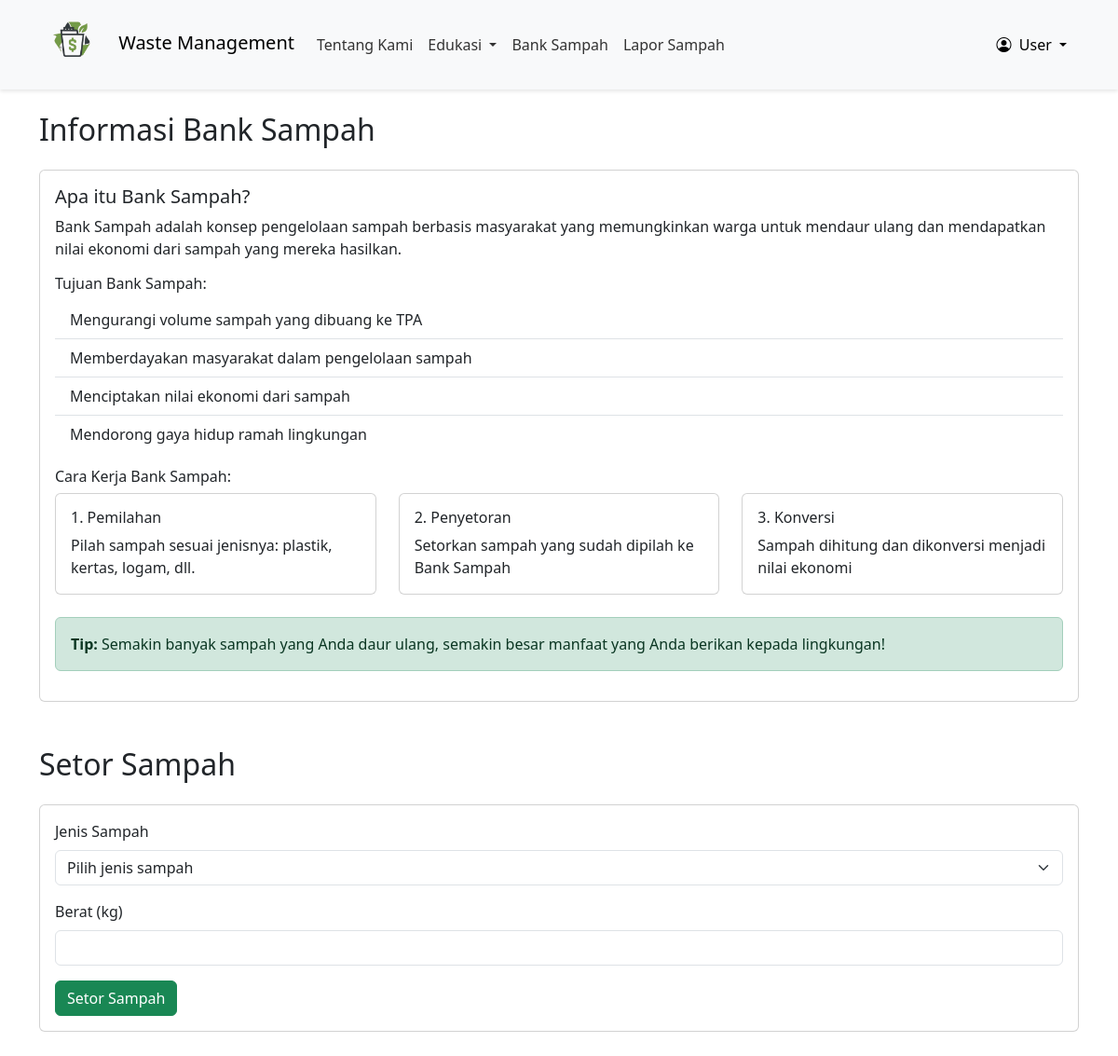
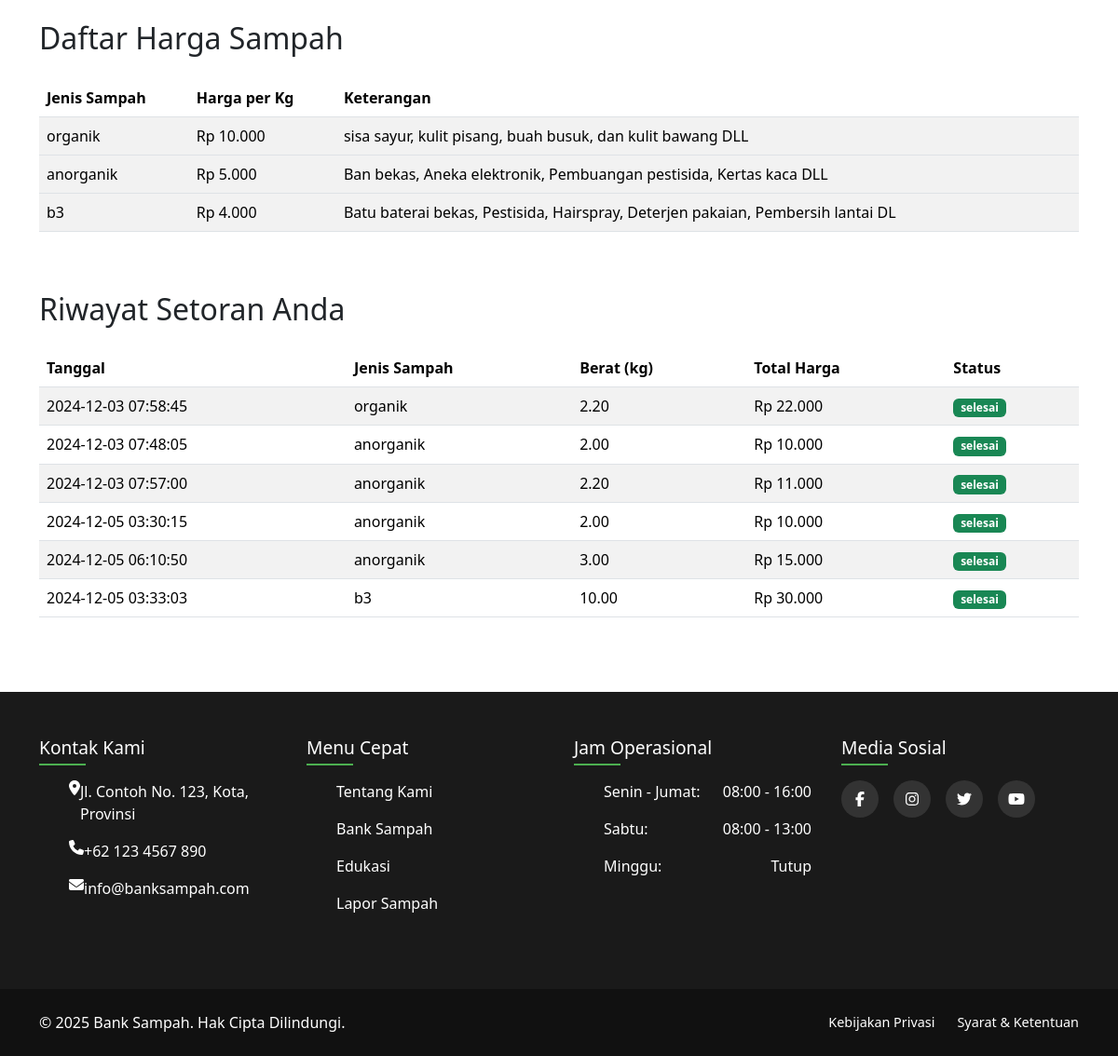
The app's page /pages/bank-sampah.php (signed in) with its own data (2 pictures, top to bottom).
### tables this page shows
CREATE TABLE `kategori_sampah` (
  `id_kategori` int NOT NULL,
  `jenis` enum('organik','anorganik','b3') NOT NULL,
  `harga_per_kg` decimal(10,2) NOT NULL,
  `keterangan` text NOT NULL
);

CREATE TABLE `setor_sampah` (
  `id_setor` int NOT NULL,
  `id_user` int DEFAULT NULL,
  `id_kategori` int DEFAULT NULL,
  `berat` decimal(10,2) NOT NULL,
  `total_harga` decimal(10,2) NOT NULL,
  `status` enum('pending','proses','selesai') NOT NULL DEFAULT 'pending',
  `tanggal_setoran` timestamp NULL DEFAULT CURRENT_TIMESTAMP
);

### pages/bank-sampah.php (the view, shortened to what this page needs)
<?php
require_once "../functions/functions.php";
require_once "../includes/navbar.php";
$query_cek_kategori = "SELECT * FROM setor_sampah
                       JOIN kategori_sampah ON kategori_sampah.jenis = setor_sampah.id_kategori
                       JOIN users ON users.id_user = setor_Sampah.id_user
                       WHERE setor_sampah.id_user = ?";
$stmt = $conn->prepare($query_cek_kategori);
$stmt->bind_param("i", $_SESSION['user_id']);
$stmt->execute();
$result = $stmt->get_result();
$jenis = "SELECT * FROM kategori_sampah";
$stmt_kategori = $conn->prepare($jenis);
$stmt_kategori->execute();
$result_kategori = $stmt_kategori->get_result();
?>
<!DOCTYPE html>
<html lang="id">
<head>
    <link href="https://cdn.jsdelivr.net/npm/bootstrap@5.3.3/dist/css/bootstrap.min.css" rel="stylesheet">
    <link rel="stylesheet" href="../assets/css/style.css">
    <link href="https://cdnjs.cloudflare.com/ajax/libs/font-awesome/5.15.4/css/all.min.css" rel="stylesheet">
</head>
<body>
    <div class="container my-4">
<section class="mb-5">
    <h2 class="mb-4">Informasi Bank Sampah</h2>
    <div class="card">
        <div class="card-body">
            <h5 class="card-title">Apa itu Bank Sampah?</h5>
            <p class="card-text">Bank Sampah adalah konsep pengelolaan sampah berbasis masyarakat yang memungkinkan warga untuk mendaur ulang dan mendapatkan nilai ekonomi dari sampah yang mereka hasilkan.</p>
            <h6 class="mt-3">Tujuan Bank Sampah:</h6>
            <ul class="list-group list-group-flush">
                <li class="list-group-item">Mengurangi volume sampah yang dibuang ke TPA</li>
                <li class="list-group-item">Memberdayakan masyarakat dalam pengelolaan sampah</li>
                <li class="list-group-item">Menciptakan nilai ekonomi dari sampah</li>
                <li class="list-group-item">Mendorong gaya hidup ramah lingkungan</li>
            </ul>
            <h6 class="mt-3">Cara Kerja Bank Sampah:</h6>
            <div class="row mt-2">
                <div class="col-md-4 mb-2">
                    <div class="card h-100">
                        <div class="card-body">
                            <h6 class="card-title">1. Pemilahan</h6>
                            <p class="card-text">Pilah sampah sesuai jenisnya: plastik, kertas, logam, dll.</p>
                        </div>
                    </div>
                </div>
                <div class="col-md-4 mb-2">
                    <div class="card h-100">
                        <div class="card-body">
                            <h6 class="card-title">2. Penyetoran</h6>
                            <p class="card-text">Setorkan sampah yang sudah dipilah ke Bank Sampah</p>
                        </div>
                    </div>
                </div>
                <div class="col-md-4 mb-2">
                    <div class="card h-100">
                        <div class="card-body">
                            <h6 class="card-title">3. Konversi</h6>
                            <p class="card-text">Sampah dihitung dan dikonversi menjadi nilai ekonomi</p>
                        </div>
                    </div>
                </div>
            </div>
            <div class="alert alert-success mt-3" role="alert">
                <strong>Tip:</strong> Semakin banyak sampah yang Anda daur ulang, semakin besar manfaat yang Anda berikan kepada lingkungan!
            </div>
        </div>
    </div>
</section>
<?php if(isset($_SESSION['sign']) && $_SESSION['sign'] === true): ?>
        <section class="mb-5">
            <h2 class="mb-4">Setor Sampah</h2>
            <div class="card">
                <div class="card-body">
                    <form action="" method="post" >
                        <div class="mb-3" >
                            <label class="form-label">Jenis Sampah</label>
                            <select class="form-select" name="jenis" >
                                <option>Pilih jenis sampah</option>
                            </select>
                        </div>
                        <div class="mb-3">
                            <label class="form-label" for="berat">Berat (kg)</label>
                            <input type="number" step="0.01" class="form-control" id="berat" name="berat" required>
                        </div>
                            <button type="submit" name="submit" class="btn btn-success">Setor Sampah</button>
                    </form>
                </div>
            </div>
        </section>
<?php endif; ?>
        <section class="mb-5">
            <h2 class="mb-4">Daftar Harga Sampah</h2>
            <div class="table-responsive">
                <table class="table table-striped ">
                    <thead>
                        <tr>
                            <th>Jenis Sampah</th>
                            <th>Harga per Kg</th>
                            <th>Keterangan</th>
                        </tr>
                    </thead>
                    <tbody>
                        <?php while($roww = $result_kategori->fetch_assoc()): ?>
                        <tr>
                            <td><?=  $roww['jenis'] ?></td>
                            <td><?= "Rp ". number_format($roww['harga_per_kg'], 0, ',', '.') ?></td>
                            <td><?=  $roww['keterangan'] ?></td>
                        </tr>
                    </tbody>
                    <?php endwhile; ?>
                </table>
            </div>
        </section>
        <?php if(isset($_SESSION['sign']) && $_SESSION['sign'] === true): ?>
        <section class="mb-5">
            <h2 class="mb-4">Riwayat Setoran Anda</h2>
            <div class="table-responsive">
                <table class="table table-striped">
                    <thead>
                        <tr>
                            <th>Tanggal</th>
                            <th>Jenis Sampah</th>
                            <th>Berat (kg)</th>
                            <th>Total Harga</th>
                            <th>Status</th>
                        </tr>
                    </thead>
                    <tbody>
                    <?php while ($row = $result->fetch_assoc()) :?>
                        <tr>
                            <td><?= $row['tanggal_setoran']; ?></td>
                            <td><?= $row['jenis']; ?></td>
                            <td><?= $row['berat']; ?></td>
                            <td><?= "Rp ". number_format($row['total_harga'], 0, ',', '.') ?></td>
                            <?php if($row['status'] == 'pending'): ?>
                                <td>
                                    <span class="badge bg-danger">pending</span>
                                </td>
                            <?php elseif($row['status'] == 'proses'): ?>
                                <td>
                                    <span class="badge bg-warning">proses</span>
                                </td>
                            <?php elseif($row['status'] == 'selesai'): ?>
                                <td>
                                    <span class="badge bg-success">selesai</span>
                                </td>
                            <?php endif; ?>
                        </tr>
                    <?php endwhile; ?>
                    </tbody>
                </table>
            </div>
        </section>
        <?php endif; ?>
    </div>
<?php require_once "../includes/footer.php";?>
</body>
</html>

### records on screen
kategori_sampah: jenis "organik", harga_per_kg "10.000", keterangan "sisa sayur, kulit pisang, buah busuk, dan kulit bawang DLL"
kategori_sampah: jenis "anorganik", harga_per_kg "5.000", keterangan "Ban bekas, Aneka elektronik, Pembuangan pestisida, Kertas kaca DLL"
kategori_sampah: jenis "b3", harga_per_kg "4.000", keterangan "Batu baterai bekas, Pestisida, Hairspray, Deterjen pakaian, Pembersih lantai DL"
setor_sampah: tanggal_setoran "2024-12-03 07:58:45", id_kategori.jenis "organik", berat "2.20", total_harga "22.000", status "selesai"
setor_sampah: tanggal_setoran "2024-12-03 07:48:05", id_kategori.jenis "anorganik", berat "2.00", total_harga "10.000", status "selesai"
setor_sampah: tanggal_setoran "2024-12-03 07:57:00", id_kategori.jenis "anorganik", berat "2.20", total_harga "11.000", status "selesai"
setor_sampah: tanggal_setoran "2024-12-05 03:30:15", id_kategori.jenis "anorganik", berat "2.00", total_harga "10.000", status "selesai"
setor_sampah: tanggal_setoran "2024-12-05 06:10:50", id_kategori.jenis "anorganik", berat "3.00", total_harga "15.000", status "selesai"
setor_sampah: tanggal_setoran "2024-12-05 03:33:03", id_kategori.jenis "b3", berat "10.00", total_harga "30.000", status "selesai"
